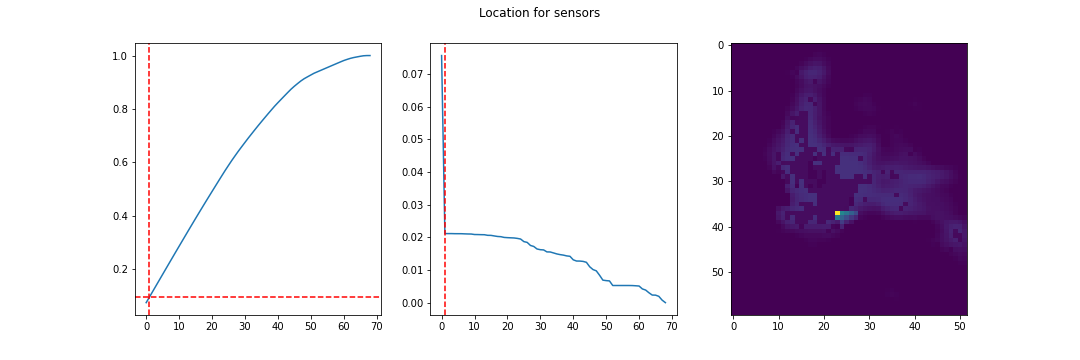
#> input picture example/full_figure.png, 1080 x 360 px, given in place of qro_light_th, which was not available
$ jupyter execute --allow-errors 'Example Candidate locations for light Sensors.ipynb'   (text cells are left out)
#> lines starting #> are read from the running program, lines starting #| are printed output that depends on the picture; pictures that were not available may be replaced by others from this repository, and a replacement may not be noted
[cell 1]
from PIL import Image
import numpy as np
from noisyopt import minimizeCompass
from sortedcontainers import SortedList
import pandas as pd

import matplotlib.pyplot as plt
import matplotlib.cbook as cbook
from matplotlib.pylab import rcParams
from matplotlib_scalebar.scalebar import ScaleBar
from matplotlib.colors import ListedColormap, LinearSegmentedColormap
from matplotlib import cm
import matplotlib.patches as mpatches

[cell 2]
def f5(i,p,e=4):
    '''
    Pesos exponenciales

    W = i*a^(p-r)
    '''
    return i*e**(p)

def getN(W,i,j):
    ln = ([])
    c = W[i,j]
    ln.append(W[i+1,j])
    ln.append(W[i-1,j])
    ln.append(W[i,j+1])
    ln.append(W[i,j-1])
    opt = False if W[i,j]<max(ln) else True
    return opt

def fuerza_puntual(x,y,im2,h=2,e=2):
    '''
    this does not make sense if we have corrected verions solving the saturarion image problem

    '''
    s = 0.0
    g1 = float(im2[x][y])
    xlb = 0 if(x-h)<0 else x-h
    xub = im2.shape[0] if(x+h)> im2.shape[0] else x+h

    ylb = 0 if(y-h)<0 else y-h
    yub = im2.shape[1] if(y+h)> (im2.shape[1]) else y+h

    ri = np.arange(xlb,xub)
    rj = np.arange(ylb,yub)
    for i in ri:
        for j in rj:
            d=((i-x)**2+(j-y)**2)**(0.5)
            g2 = float(im2[i][j])
            if d >0: s += (g1*g2)/(d**e)
    return s

def filtro_fuerza_puntual(A,h=3,e=2):
    pot1 = np.zeros(A.shape)
    for i in range(pot1.shape[0]):
        for j in range(pot1.shape[1]):
            pot1[i][j] = fuerza_puntual(i,j,A,h,e)

    return pot1


def plot_examples(data,colormaps,filename):
    """
    Helper function to plot data with associated colormap.
    """
    n = len(colormaps)
    #fig, axs = plt.subplots(1, n, figsize=(n * 2 + 2, 3),
    #                        constrained_layout=False, squeeze=False)
    fig, axs = plt.subplots(1, n, figsize=(6, 5.2),constrained_layout=False, squeeze=False)

    scalebar = ScaleBar(1000) # 1 pixel = 0.2 meter
    plt.gca().add_artist(scalebar)
    for [ax, cmap] in zip(axs.flat, colormaps):
        ax.get_xaxis().set_visible(False)
        ax.get_yaxis().set_visible(False)
        psm = ax.pcolormesh(np.flip(data,0), cmap=cmap, rasterized=False, vmin=0, vmax=data.max())
        fig.colorbar(psm, ax=ax)


    plt.savefig(filename, dpi = 150)

custom_cmap = cm.get_cmap('hot', 256)
newcolors = custom_cmap(np.linspace(0, 1, 256))
pink = np.array([200/256, 200/256, 200/256, 1])
newcolors[:1, :] = pink
newcmp = ListedColormap(newcolors)

[cell 3]
#Original nocturnal image without values <21
im1 = np.array(Image.open('inputs/qro_light_th'))
#> im1 is the input picture: shape (360, 1080, 4); mean R, G, B, A 219.7, 209.4, 223.1, 132
im1 = np.where(im1==255, 0, im1)
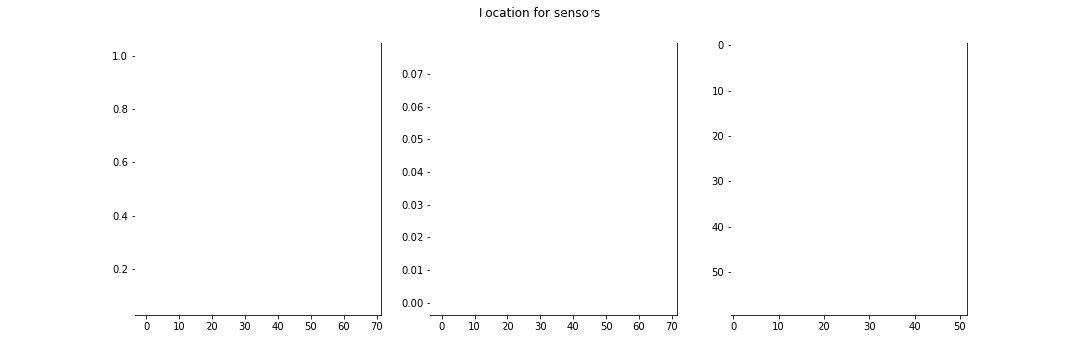
#> im1: shape (360, 1080, 4); mean R, G, B, A 12.2, 2.6, 16.3, 1.9; transparent parts drawn white

#Region priorities of Jorge and Lamphar
P = np.array(Image.open('inputs/prioridades'))

#calcular este valor automaticamente
nc = 5

# 0 máxima prioridad
# 4 mínima prioridad (antes espacio nan)
P = np.where(np.isnan(P),nc, P)-1
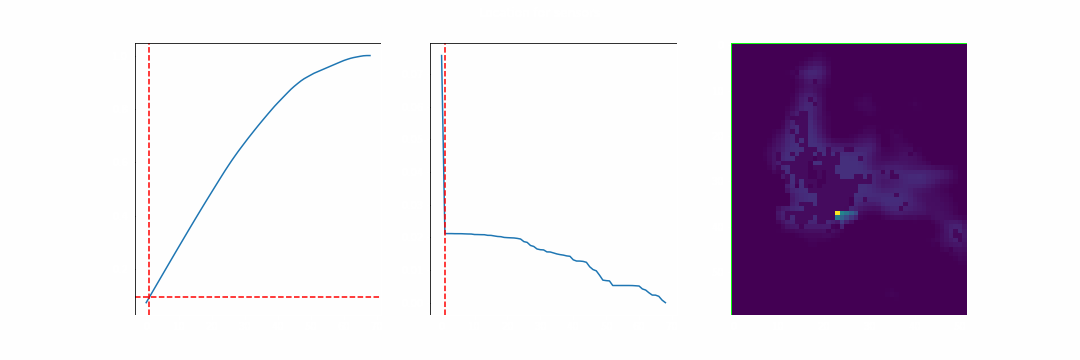
#> P: shape (360, 1080, 4); mean R, G, B, A 222, 212, 225.4, 253.2; transparent parts drawn white
P = P.max()-P


#> (the rest of this cell did not finish here and is left out)

#> after the loop in filtro_fuerza_puntual, `for i in range(pot1.shape[0]):`: pot1: shape (360, 1080, 4) float64; every value is 0

W1 = f5(im1,P)
W2 = f5(im1_gr,P)

[cell 4]
np.max(im1.flatten())
#> Out = 254

[cell 5]
plt.imshow((im1>=10) )
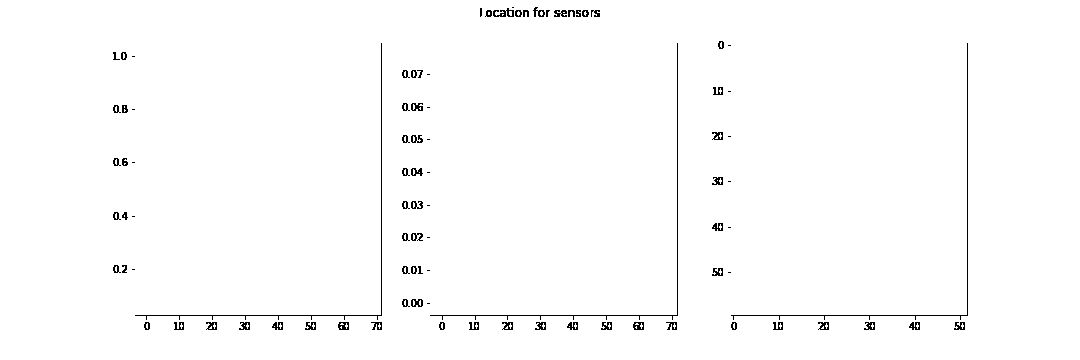
#> shown: shape (360, 1080, 4) bool; mean R, G, B, A 0.173, 0.0514, 0.176, 0.0121; transparent parts drawn white

[cell 6]
from scipy import ndimage as ndi
d = ndi.distance_transform_edt(im1>=1)

plt.imshow(d)

W3 = f5(d,P)

[cell 7]
plt.imshow(W3)

[cell 8]
data = P

# get the unique values from data
# i.e. a sorted list of all values in data
values = np.unique(data.ravel())
#> values = 256 values from 0 to 255

plt.figure(figsize=(6, 5.2))
im = plt.imshow(data,cmap = plt.cm.hot)

# get the colors of the values, according to the
# colormap used by imshow
colors = [ im.cmap(im.norm(value)) for value in values]
#> colors = 256 items, first 6: (0.0416, 0, 0, 1), (0.0519, 0, 0, 1), (0.0622, 0, 0, 1), (0.0725, 0, 0, 1), (0.0828, 0, 0, 1), (0.0931, 0, 0, 1)
# create a patch (proxy artist) for every color
patches = [ mpatches.Patch(color=colors[i], label="Level {l}".format(l=int(values[i])) ) for i in range(1,5) ]
#> patches = 4 items
# put those patched as legend-handles into the legend
plt.legend(handles=patches, bbox_to_anchor=(0.33, 0.25), loc=1, borderaxespad=0.1 )
plt.axis('off')
#> (the rest of this cell did not finish here and is left out)

[cell 9]
custom_cmap = cm.get_cmap('hot', 256)
newcolors = custom_cmap(np.linspace(0, 1, 256))
pink = np.array([200/256, 200/256, 200/256, 1])
newcolors[:1, :] = pink
newcmp = ListedColormap(newcolors)
plot_examples(im1,[newcmp],"figures/02_original_nighttime.pdf")
#> (the call stopped at in plot_examples, `scalebar = ScaleBar(1000)`: matplotlib_scalebar is not available in this run)

#> (a cell that did not finish here is left out)

[cell 11]
plot_examples(W3,[newcmp],"figures/04_priority_levels.pdf")
#> (the call stopped at in plot_examples, `scalebar = ScaleBar(1000)`: matplotlib_scalebar is not available in this run)
